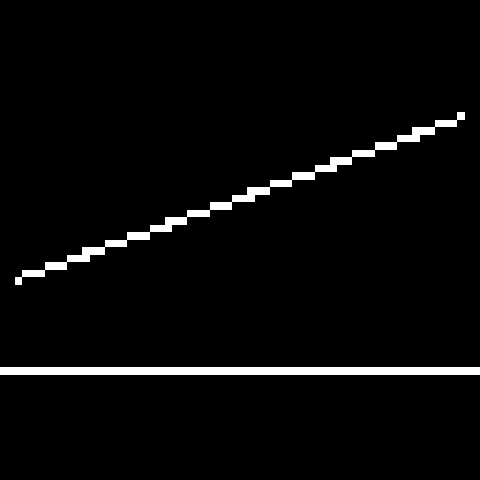
#> input picture cv-course5-main/data/lines.bmp, 480 x 480 px
$ jupyter execute --allow-errors hough-transform.ipynb
#> lines starting #> are read from the running program, lines starting #| are printed output that depends on the picture; after the words box and inside, x2 and y2 are one past the last pixel; in counts of white or black regions, pixels touching at a corner belong together; long printed decimals are rounded
[cell 1]
import cv2
import numpy as np
from IPython.display import Image, display
from matplotlib import pyplot as plt

#jupyter nbextension enable --py widgetsnbextension

#### opencvのハフ変換関数：

##### lines = cv2.HoughLines(image, rho, theta, threshold[, lines[, srn[, stn[, min_theta[, max_theta]]]]])

- image	ndarray	r 入力画像 (1チャンネル)
- rho	float	 投票の rho の解像度ピクセルセル)
- theta	float  投票の theta の解像角の度数クセル)
- threshold	int　直線と判断す (最大は対角線の長さ）る投票数

[cell 2]
def imshow(img):
    """ndarray 配列をインラインで Notebook 上に表示する。
    """
    ret, encoded = cv2.imencode(".jpg", img)
    display(Image(encoded))

[cell 3]
# 画像を読み込む。
img = cv2.imread("data/lines.bmp")
#> img is the input picture: shape (480, 480, 3); 3.3% white; 2 white regions, box (x1, y1, x2, y2) and area: (0, 367, 480, 375) 3840, (15, 112, 465, 285) 3656

# グレースケールに変換する。
gray = cv2.cvtColor(img, cv2.COLOR_BGR2GRAY)

# Canny 法で2値化する。
edges = cv2.Canny(gray, 150, 300, L2gradient=True)
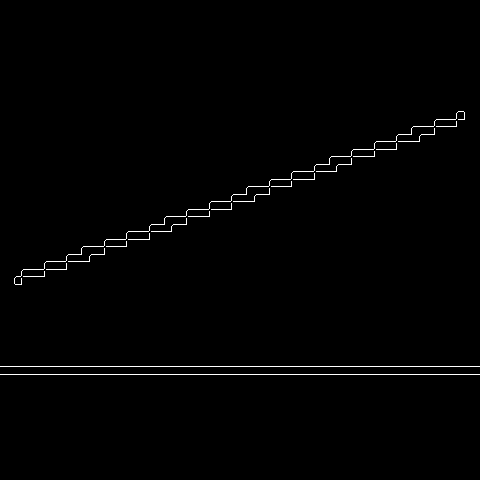
#> edges: shape (480, 480); 0.9% white in thin lines or dots, all inside (x1, y1, x2, y2) = (0, 111, 480, 375)
imshow(edges)
#> in imshow, `ret, encoded = cv2.imencode(".jpg", img)`: encoded = 11655 values, max 255 at index 0, min 0 at index 4, mean 129.2

[cell 4]
# ハフ変換で直線検出する。
lines = cv2.HoughLines(edges, 1, np.pi / 180, 100)
#> lines = [[366, 1.57], [374, 1.57]]
print(lines)
#| [[[366.          1.571]]
#|  [[374.          1.571]]]

[cell 5]
def draw_line(img, theta, rho):
    h, w = img.shape[:2]
    if np.isclose(np.sin(theta), 0):
        x1, y1 = rho, 0
        x2, y2 = rho, h
    else:
        calc_y = lambda x: rho / np.sin(theta) - x * np.cos(theta) / np.sin(theta)
        x1, y1 = 0, calc_y(0)
        x2, y2 = w, calc_y(w)

    # float -> int
    x1, y1, x2, y2 = list(map(int, [x1, y1, x2, y2]))

    cv2.line(img, (x1, y1), (x2, y2), (0, 0, 255), 2)


# 直線を描画する。
if lines is not None:
    for rho, theta in lines.squeeze(axis=1):
        draw_line(img, theta, rho)
#> this loop made 2 passes
#> (rho, theta, h in draw_line, w in draw_line, x1 in draw_line, y1 in draw_line, x2 in draw_line, y2 in draw_line) on passes 1 to 2: (366, 1.57, 480, 480, 0, 366, 480, 366), (374, 1.57, 480, 480, 0, 374, 480, 374)
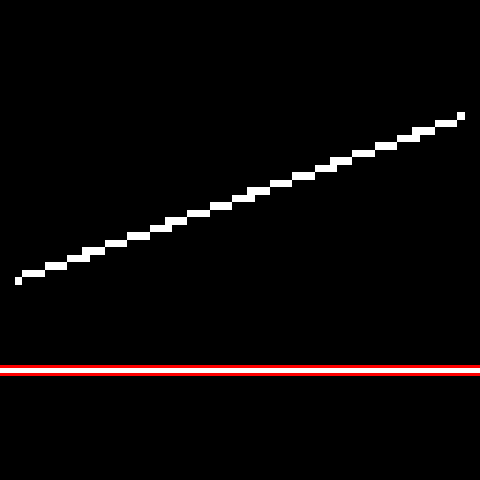
#> img: shape (480, 480, 3); 1.25% of pixels changed, all inside (x1, y1, x2, y2) = (0, 365, 480, 376)
imshow(img)

[cell 6]
# rho-- 投票の rho の解像度 (ピクセル)
# theta --投票の theta の解像度 (度数)
def houghline(img, rho, theta, threshold, theta_range):
    """ハフ変換で直線検出を行い、結果を表示する。
    """
    # グレースケールに変換する。
    gray = cv2.cvtColor(img, cv2.COLOR_BGR2GRAY)
    # Canny 法で2値化する。
    edges = cv2.Canny(gray, 150, 300, L2gradient=True)
    # ハフ変換で直線検出する。
    lines = cv2.HoughLines(
        edges,
        rho,
        np.radians(theta),
        threshold,
        min_theta=np.radians(theta_range[0]),
        max_theta=np.radians(theta_range[1]),
    )
    # 検出した直線を描画する。
    dst = img.copy()

    if lines is not None:
        for rho, theta in lines.squeeze(axis=1):
            draw_line(dst, theta, rho)
    imshow(dst)

[cell 7]
from IPython.display import Image, display
from ipywidgets import widgets
import math

# 画像を読み込む。
img = cv2.imread("data/lines.bmp")
w,h = img.shape[:2]
#> w = 480; h = 480
diag = int(math.sqrt(w*w+h*w))
#> diag = 678

# パラメータ「rho」を設定するスライダー
rho_slider = widgets.IntSlider(min=1, max=10, step=1, value=1, description="rho: ")
#> (the rest of this cell did not finish here and is left out)

$ run again, with cv-course5-main/data/dotline.jpg saved as cv-course5-main/data/lines.bmp
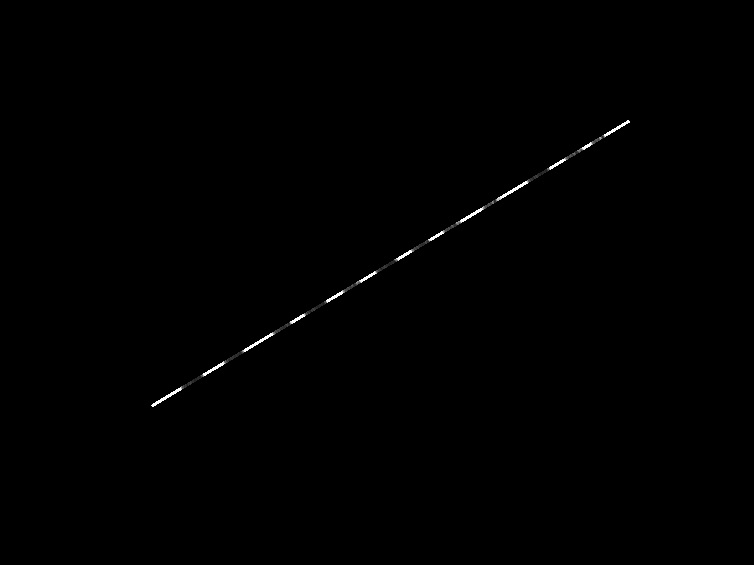
#> input picture cv-course5-main/data/dotline.jpg, 754 x 565 px
#> img is the input picture: shape (565, 754, 3); min 0, max 255, mean 0.7
#> `edges = cv2.Canny(gray, 150, 300, L2gradient=True)`:
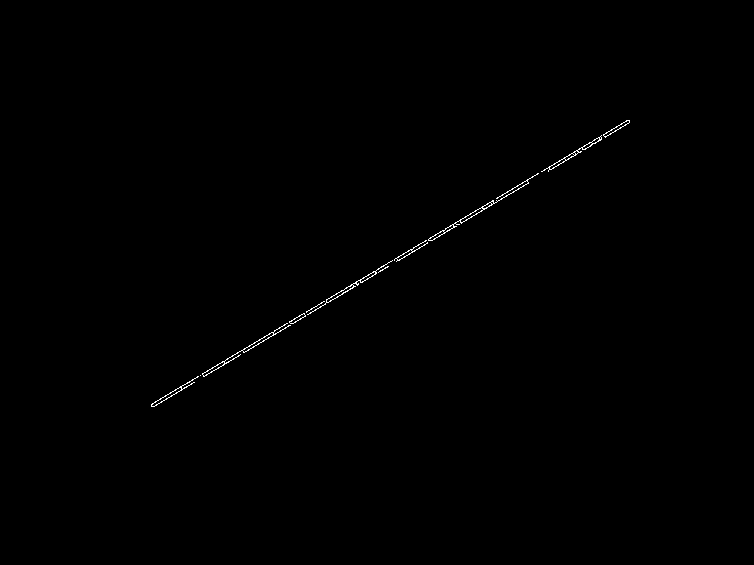
#> edges: shape (565, 754); 0.27% white in thin lines or dots, all inside (x1, y1, x2, y2) = (151, 120, 630, 407)
#> encoded = 13003 values, max 255 at index 0, min 0 at index 4, mean 116.3
#> lines = [[425, 1.03], [428, 1.03], [423, 1.05], [421, 1.05], [430, 1.01], [432, 1.01]]
#| [[[425.          1.030]]
#|  [[428.          1.030]]
#|  [[423.          1.047]]
#|  [[421.          1.047]]
#|  [[430.          1.012 ]]
#|  [[432.          1.012 ]]]
#> the loop `for rho, theta in lines.squeeze(axis=1):` made 6 passes
#> (rho, theta, y1 in draw_line, y2 in draw_line) on passes 1 to 6: (425, 1.03, 495, 42), (428, 1.03, 499, 46), (423, 1.05, 488, 53), (421, 1.05, 486, 50), (430, 1.01, 507, 35), (432, 1.01, 509, 38)
#> after the loop `for rho, theta in lines.squeeze(axis=1):`:
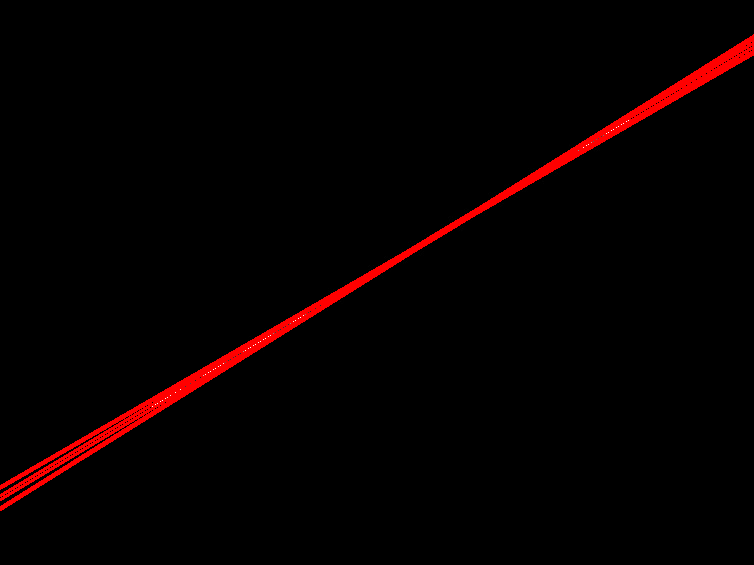
#> img: shape (565, 754, 3); 2.51% of pixels changed, all inside (x1, y1, x2, y2) = (0, 34, 754, 511)
